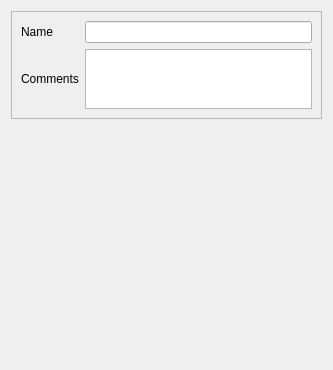
<?xml version="1.0" encoding="UTF-8"?>
<ui version="4.0">
 <class>Form_base3</class>
 <widget class="QWidget" name="Form_base3">
  <property name="geometry">
   <rect>
    <x>0</x>
    <y>0</y>
    <width>333</width>
    <height>370</height>
   </rect>
  </property>
  <property name="windowTitle">
   <string>Form</string>
  </property>
  <layout class="QVBoxLayout" name="verticalLayout" stretch="1,10">
   <property name="spacing">
    <number>3</number>
   </property>
   <item>
    <widget class="QFrame" name="frame_5">
     <property name="frameShape">
      <enum>QFrame::StyledPanel</enum>
     </property>
     <property name="frameShadow">
      <enum>QFrame::Raised</enum>
     </property>
     <layout class="QGridLayout" name="gridLayout_5">
      <item row="1" column="1">
       <widget class="QTextBrowser" name="textBrowser_commentaire">
        <property name="maximumSize">
         <size>
          <width>16777215</width>
          <height>60</height>
         </size>
        </property>
        <property name="readOnly">
         <bool>false</bool>
        </property>
       </widget>
      </item>
      <item row="1" column="0">
       <widget class="QLabel" name="label_15">
        <property name="text">
         <string>Comments</string>
        </property>
       </widget>
      </item>
      <item row="0" column="0">
       <widget class="QLabel" name="label">
        <property name="text">
         <string>Name</string>
        </property>
       </widget>
      </item>
      <item row="0" column="1">
       <widget class="QLineEdit" name="lineEdit_nom"/>
      </item>
     </layout>
    </widget>
   </item>
   <item>
    <spacer name="verticalSpacer">
     <property name="orientation">
      <enum>Qt::Vertical</enum>
     </property>
     <property name="sizeHint" stdset="0">
      <size>
       <width>20</width>
       <height>40</height>
      </size>
     </property>
    </spacer>
   </item>
  </layout>
 </widget>
 <resources>
  <include location="../../resources.qrc"/>
 </resources>
 <connections/>
</ui>
